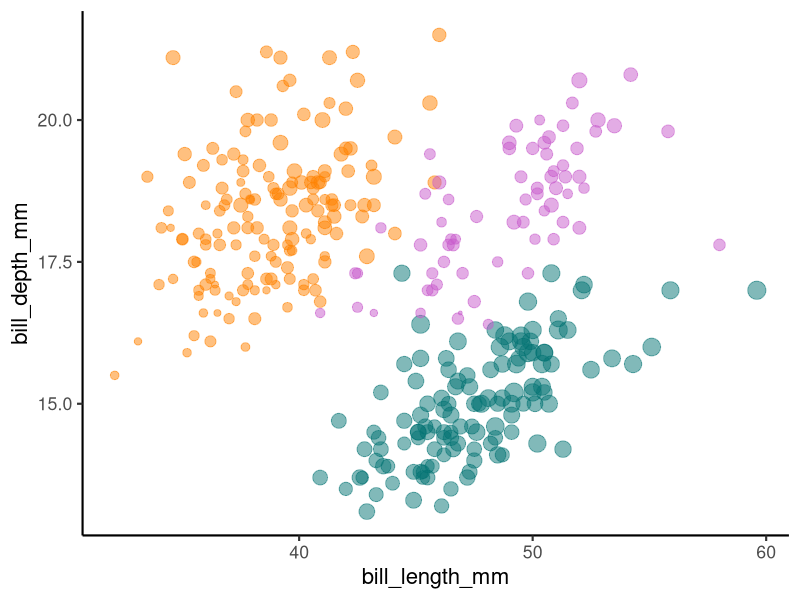
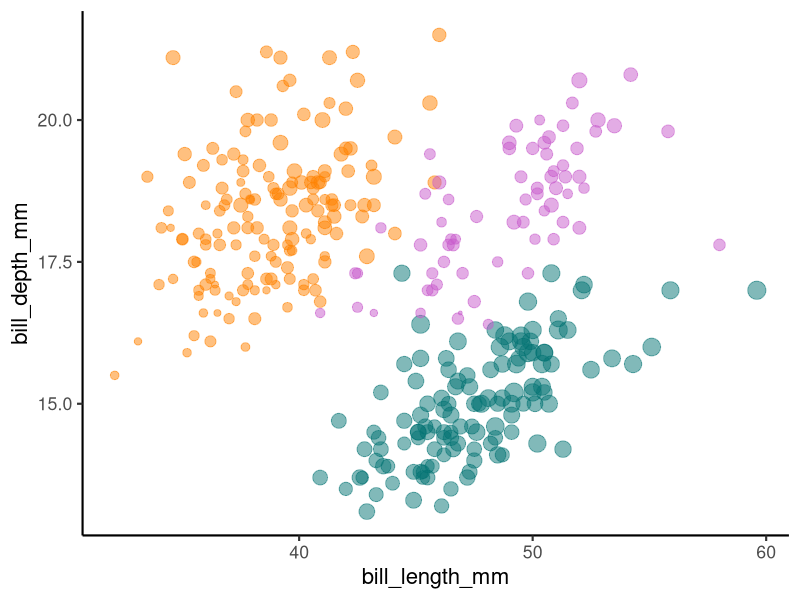
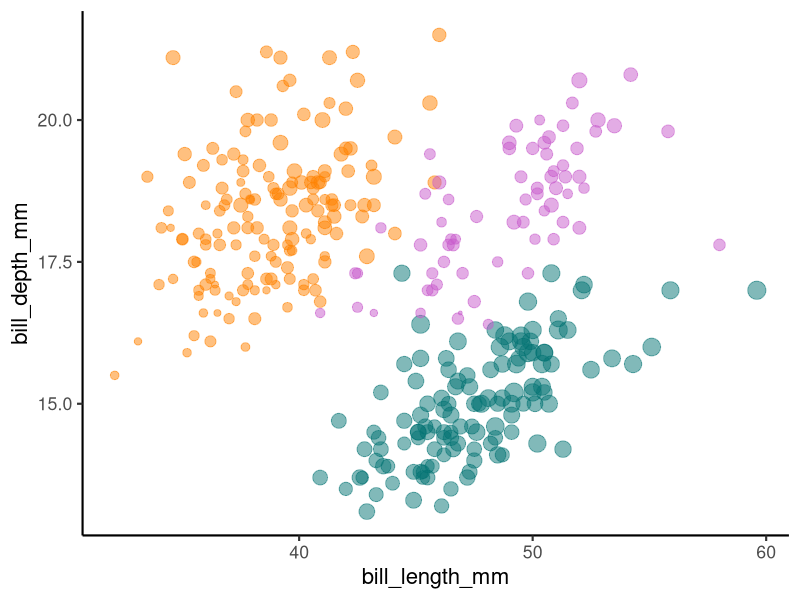
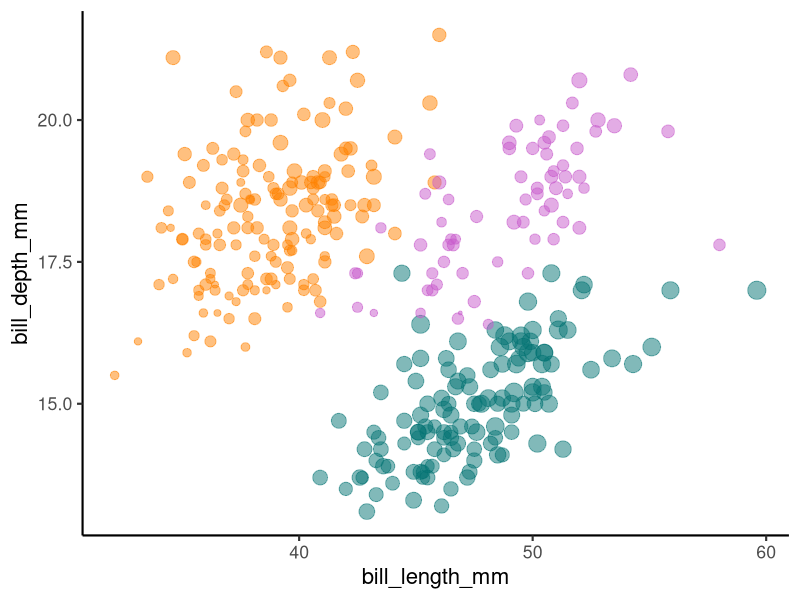
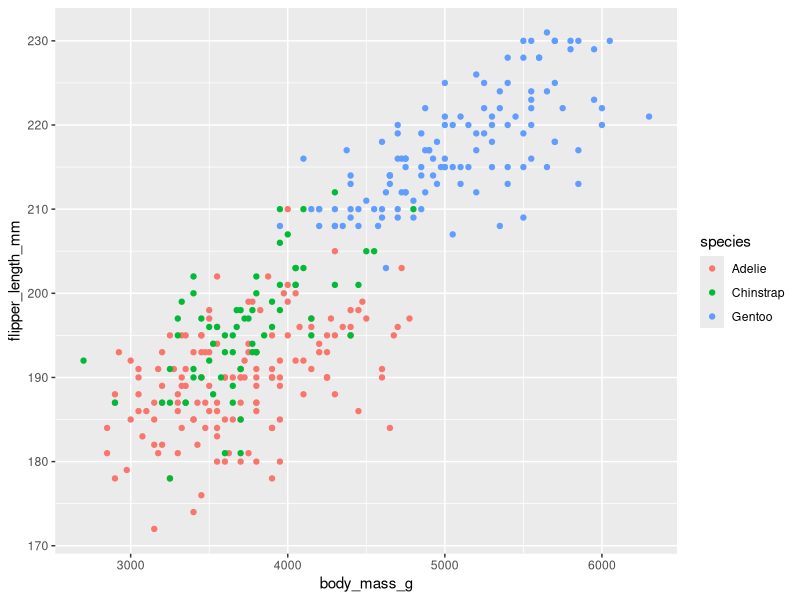
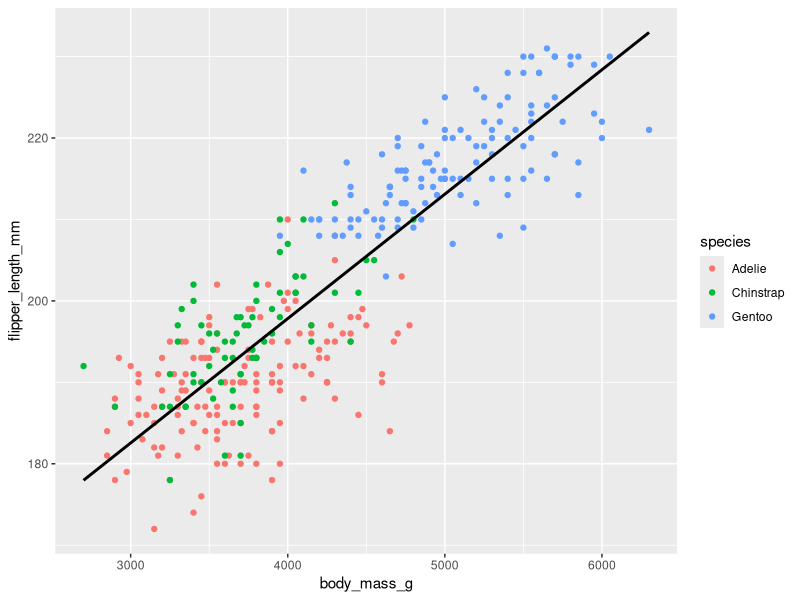
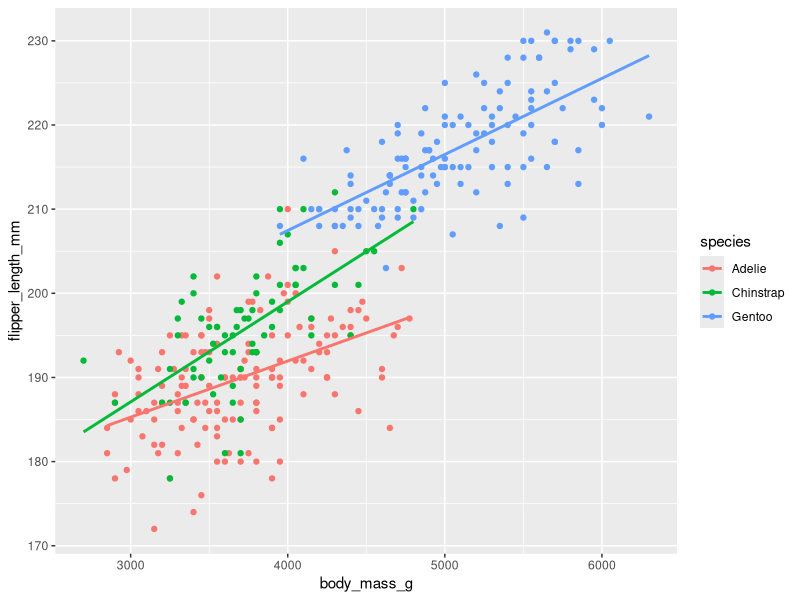
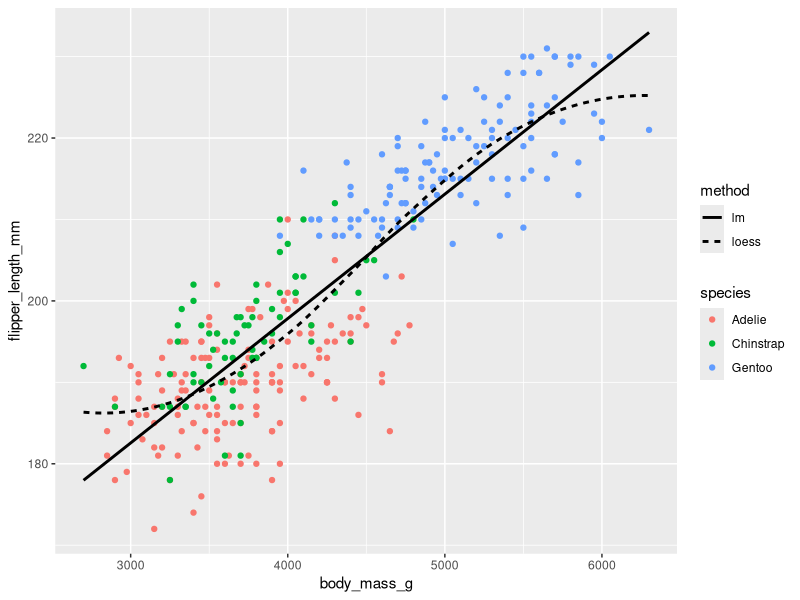

Reproduce these figures in R, in order.
## ---- chunk 1
#| warning: false
#| echo: false
#| fig-width: 4
#| fig-height: 4

library(palmerpenguins)
library(ggplot2)

ggplot(penguins, aes(x = bill_length_mm, y = bill_depth_mm, 
                     size = body_mass_g,
                     color = species)) +
  geom_point(alpha = 0.5) +
  theme_classic(base_size = 16) +
  scale_color_manual(values = c("#FF8100", "#C75BCB", "#057575")) +
  guides(size = "none",
         color = "none")
## ---- chunk 2
#| warning: false
#| echo: false
#| fig-width: 4
#| fig-height: 4

library(palmerpenguins)
library(ggplot2)

ggplot(penguins, aes(x = bill_length_mm, y = bill_depth_mm, 
                     size = body_mass_g,
                     color = species)) +
  geom_point(alpha = 0.5) +
  theme_classic(base_size = 16) +
  scale_color_manual(values = c("#FF8100", "#C75BCB", "#057575")) +
  guides(size = "none",
         color = "none")
## ---- chunk 3
#| warning: false
#| echo: false
#| fig-width: 4
#| fig-height: 4

library(palmerpenguins)
library(ggplot2)

ggplot(penguins, aes(x = bill_length_mm, y = bill_depth_mm, 
                     size = body_mass_g,
                     color = species)) +
  geom_point(alpha = 0.5) +
  theme_classic(base_size = 16) +
  scale_color_manual(values = c("#FF8100", "#C75BCB", "#057575")) +
  guides(size = "none",
         color = "none")
## ---- chunk 4
#| echo: false
example <- penguins[c(1:2, 160:161, 283:284), c(1, 3:4, 6)]
example
## ---- chunk 5
#| warning: false
#| echo: false
#| fig-width: 4
#| fig-height: 4
library(palmerpenguins)
library(ggplot2)

ggplot(penguins, aes(x = bill_length_mm, y = bill_depth_mm, 
                     size = body_mass_g,
                     color = species)) +
  geom_point(alpha = 0.5) +
  theme_classic(base_size = 16) +
  scale_color_manual(values = c("#FF8100", "#C75BCB", "#057575")) +
  guides(size = "none",
         color = "none")
## ---- chunk 6
#| echo: false
library(dplyr)
example <- penguins[c(1:2, 160:161, 283:284), c(1, 3:4, 6)]
example %>%
  rename(x = bill_length_mm,
         y = bill_depth_mm,
         Size = body_mass_g,
         Color = species)
## ---- chunk 7
#| echo: false
#| fig-width: 5
#| fig-height: 4
ggplot(penguins, aes(x = body_mass_g, y = flipper_length_mm, color = species)) +
  geom_point() 
## ---- chunk 8
#| echo: false
#| fig-width: 4
#| fig-height: 4
ggplot(penguins, aes(x = body_mass_g, y = flipper_length_mm)) +
  geom_point(aes(color = species)) +
  geom_smooth(method = "lm", 
              se = FALSE,
              color = "black") 
## ---- chunk 9
#| echo: false
#| fig-width: 4
#| fig-height: 4
ggplot(penguins, aes(x = body_mass_g, y = flipper_length_mm, color = species)) +
  geom_point() +
  geom_smooth(method = "lm", se = FALSE) 
## ---- chunk 10
#| echo: false
#| fig-width: 4
#| fig-height: 4
ggplot(penguins, aes(x = body_mass_g, y = flipper_length_mm)) +
  geom_point(aes(color = species)) +
  geom_smooth(aes(linetype = "lm"), method = "lm", se = FALSE, color = "black") +
  geom_smooth(aes(linetype = "loess"), method = "loess", se = FALSE, color = "black") +
  labs(linetype = "method")
## ---- chunk 11
#| echo: false
#| fig-width: 5
#| fig-height: 5
ggplot() +
  layer(data = penguins,
        mapping = aes(x = body_mass_g,
                      y = flipper_length_mm),
        geom = "point", 
        stat = "identity",
        position = "identity") +
  scale_x_continuous() +
  scale_y_continuous() +
  coord_cartesian()
## ---- chunk 12
#| echo: false
#| fig-width: 5
#| fig-height: 5

ggplot() +
  geom_point(data = penguins,
             mapping = aes(
               x = body_mass_g,
               y = flipper_length_mm))
## ---- chunk 13
#| fig-width: 5
#| fig-height: 4
ggplot(data = penguins, 
       mapping = aes(x = species, 
                     fill = sex)) +
  stat_count()
## ---- chunk 14
#| fig-width: 5
#| fig-height: 4
ggplot(data = penguins, 
       mapping = aes(x = species, 
                     fill = sex)) +
  geom_bar()
## ---- chunk 15
#| fig-width: 5
#| fig-height: 4
ggplot(data = penguins, 
       mapping = aes(x = body_mass_g, 
                     fill = species)) +
  stat_density(alpha = 0.5)
## ---- chunk 16
#| fig-width: 5
#| fig-height: 4
ggplot(data = penguins, 
       mapping = aes(x = body_mass_g, 
                     fill = species)) +
  geom_density(alpha = 0.5)
## ---- chunk 17
#| fig-width: 5
#| fig-height: 4
#| fig-align: center
ggplot(data = penguins, mapping = aes(x = species, fill = sex)) +
  geom_bar(position = "stack")
## ---- chunk 18
#| fig-width: 5
#| fig-height: 4
#| fig-align: center
ggplot(data = penguins, mapping = aes(x = species, fill = sex)) +
  geom_bar(position = "fill")
## ---- chunk 19
#| fig-width: 5
#| fig-height: 4
#| fig-align: center
ggplot(data = penguins, mapping = aes(x = species, 
                     fill = sex)) +
  geom_bar(position = "dodge")
## ---- chunk 20
#| fig-width: 5
#| fig-height: 4
#| fig-align: center
ggplot(data = penguins, mapping = aes(x = species, y = body_mass_g, color = sex)) +
  geom_point(position = "identity")
## ---- chunk 21
#| fig-width: 5
#| fig-height: 4
#| fig-align: center
ggplot(data = penguins, mapping = aes(x = species, y = body_mass_g, color = sex)) +
  geom_point(position = "jitter")
## ---- chunk 22
#| fig-width: 5
#| fig-height: 4
#| fig-align: center
ggplot(data = penguins, mapping = aes(x = species, y = body_mass_g, color = sex)) +
  geom_point(position = position_jitterdodge())
## ---- chunk 23
#| echo: false
#| fig-width: 6
#| fig-height: 5
#| fig-align: center
library(multcompView)
library(tidyverse)

# Run ANOVA and get letters
m1 <- aov(body_mass_g ~ species * sex, data = penguins)
cld <- multcompLetters4(m1, TukeyHSD(m1))

# Create dataframe for plot
cld_df <- data.frame(letter = cld$`species:sex`$Letters) %>%
  tibble::rownames_to_column("name") %>%
  mutate(species = str_extract(name, "^[^\\:]+"),
         sex = str_extract(name, "(?<=\\:).*"))
ggplot(data = penguins %>%
         filter(!is.na(sex)),
       mapping = aes(x = species, 
                     y = body_mass_g,
                     color = sex)) +
  geom_jitter(alpha = 0.15,
              position = position_jitterdodge()) +
  stat_summary(fun = mean,
               fun.min = function(x) mean(x) - sd(x),
               fun.max = function(x) mean(x) + sd(x),
               position = position_dodge(width = 0.75))
  # geom_text(data = cld_df, 
  #           mapping = aes(x = species,
  #                         y = 6000,
  #                         group = sex,
  #                         label = letter),
  #           hjust = 0.5,
  #           position = position_dodge(width = 0.75),
  #           color = "black")
